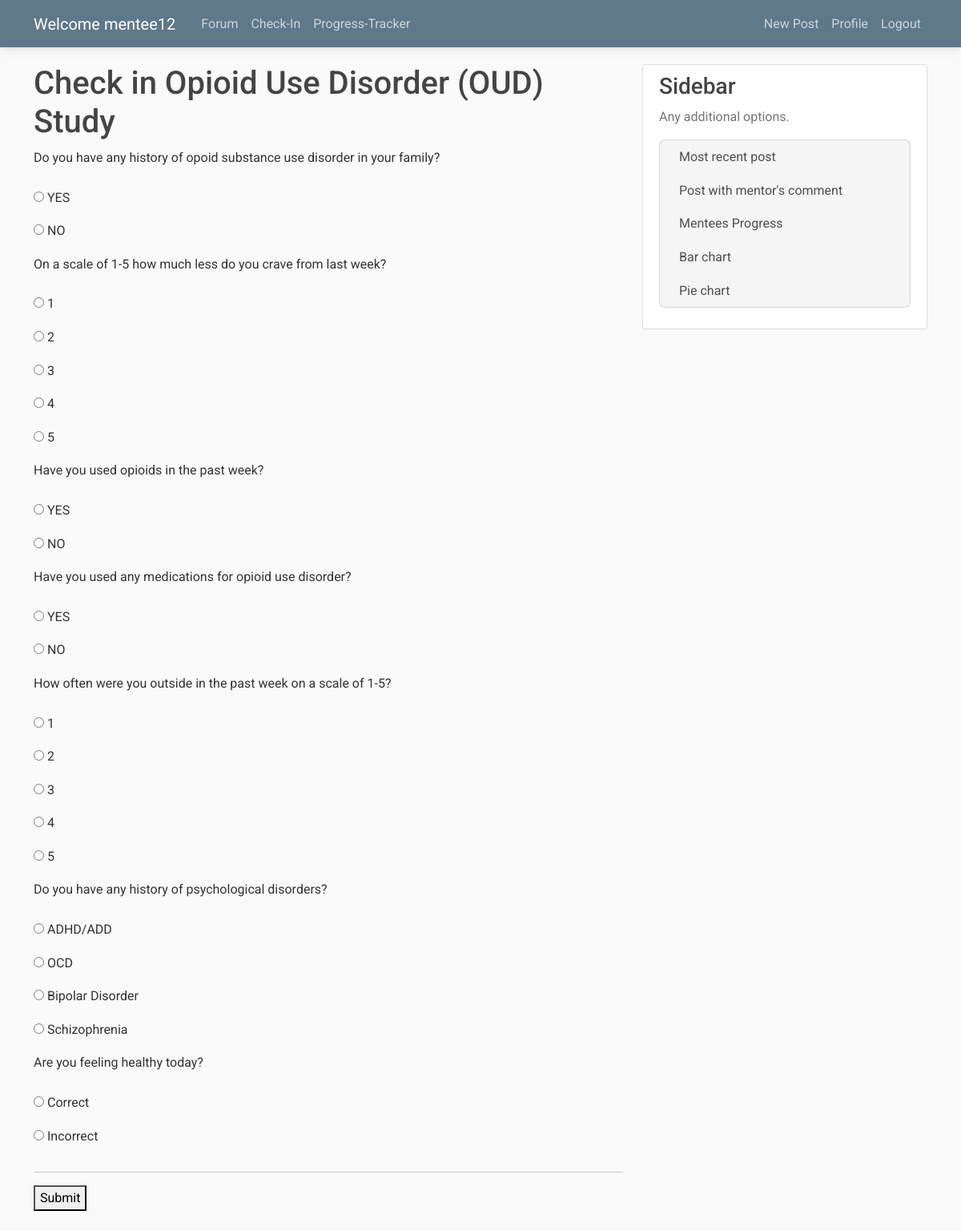
Before: /survey/ (signed in) with the older database file.
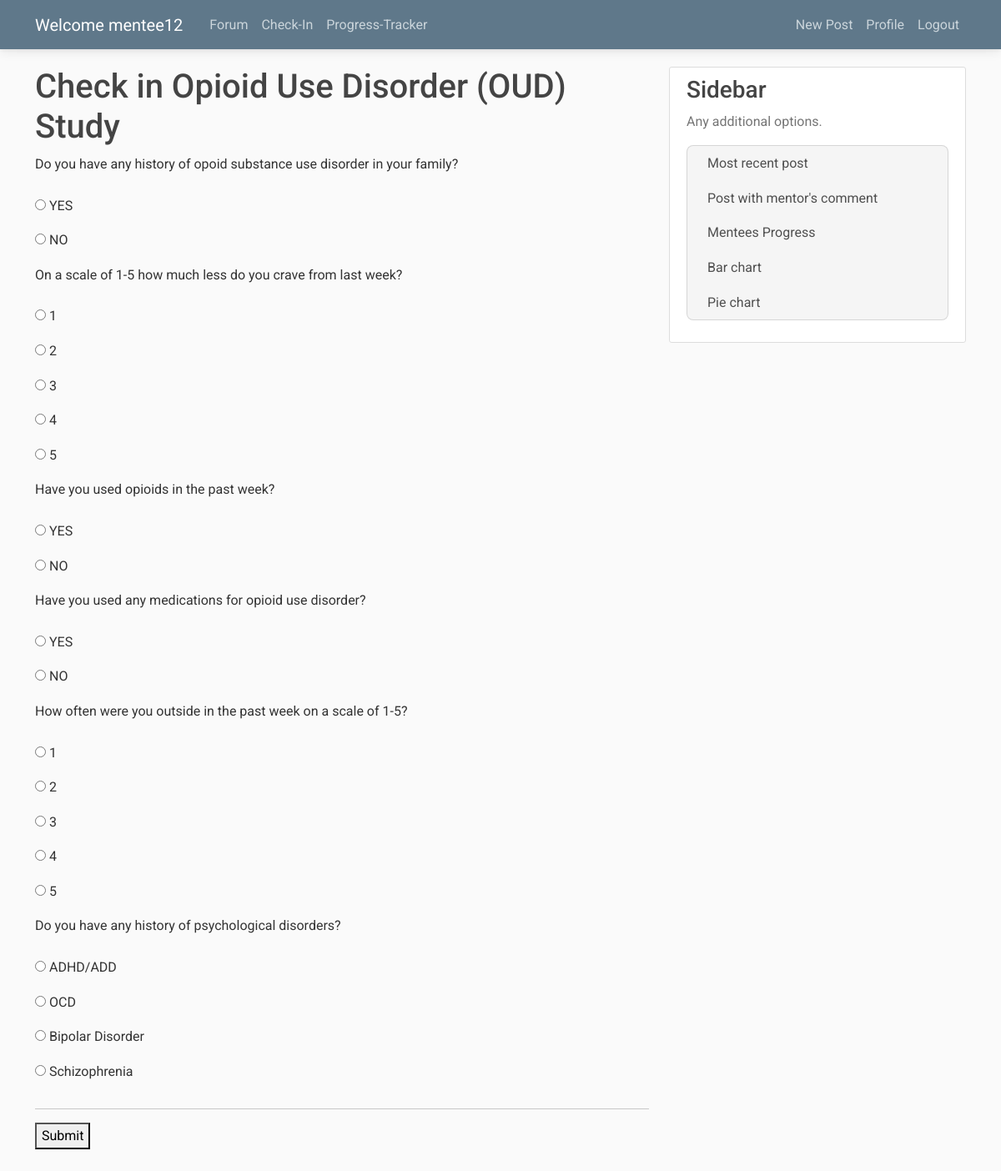
After: the same page with the newer database file.
### survey/models.py (models this page shows, shortened)
class Survey(models.Model):
    title = models.CharField(max_length=200)
    description = models.TextField()

class Question(models.Model):
    survey = models.ForeignKey(Survey, on_delete=models.CASCADE)
    question = models.CharField(max_length=300)
    options = models.ManyToManyField('Option')

### survey/views.py (the view)
# urls.py: path('', views.survey_home, name ='survey-home'),
@csrf_exempt
@login_required
def survey_home(request):
    survey = Survey.objects.all().first()
    if request.method == 'POST':
        form = SurveyForm(request.POST, survey_id=survey.id)
        if form.is_valid():
            user = request.user  # Get the current authenticated user
            for question in Question.objects.filter(survey_id=survey.id):
                selected_option = form.cleaned_data[f'question_{question.id}']
                selected_option_id = Option.objects.get(id=selected_option.id)
                response = Response.objects.create(
                    survey=survey,
                    user=user,
                    question=question,
                    selected_options=selected_option_id.option  # Store the option's text, not the Option object
                )
            return redirect('thank_you')  # Redirect to a thank-you page after successful submission
    else:
        form = SurveyForm(survey_id=survey.id)
    return render(request, 'survey/survey.html', {'survey': survey, 'form': form})

### survey/forms.py
class SurveyForm(forms.ModelForm):
    class Meta:
        model = Response
        fields = []
    def __init__(self, *args, **kwargs):
        survey_id = kwargs.pop('survey_id')
        super(SurveyForm, self).__init__(*args, **kwargs)
        questions = Question.objects.filter(survey_id=survey_id)
        for question in questions:
            self.fields[f'question_{question.id}'] = forms.ModelChoiceField(
                label=question.question,
                queryset=Option.objects.filter(question=question),
                widget=forms.RadioSelect
            )

### survey/models.py (called while the page is built)
    def __str__(self):
        return self.option

### survey/templates/survey/survey.html (shortened to what this page needs)
{% extends "feed/base.html" %}
{% block content %}
<h1>{{ survey.title }}</h1>
<form method="post">
    {% for field in form %}
        <p>{{ field.label_tag }}</p>
        {% for choice in field %}
            <label>
                {{ choice }}
            </label><br>
        {% endfor %}
    {% endfor %}
    <hr>
    <button type="submit">Submit</button>
    <br>
    <br>
</form>
{% endblock content %}

### feed/templates/feed/base.html (shortened to what this page needs)
{% load static %}
<!DOCTYPE html>
<html>
<head>
    <link rel="stylesheet" href="https://maxcdn.bootstrapcdn.com/bootstrap/4.0.0/css/bootstrap.min.css">
    <link
    href="https://cdnjs.cloudflare.com/ajax/libs/font-awesome/6.0.0/css/all.min.css"
    rel="stylesheet"
    />
<link href="https://cdnjs.cloudflare.com/ajax/libs/mdb-ui-kit/6.4.0/mdb.min.css" rel="stylesheet"/>
<link rel="stylesheet" type="text/css" href="{% static 'feed/main.css' %}">
</head>
<body>
    <header class="site-header">
      <nav class="navbar navbar-expand-md navbar-dark bg-steel fixed-top">
        <div class="container">
          <a class="navbar-brand mr-4" href="{% url 'feed-forum' %}">Welcome {{user.username}}</a>
          <div class="collapse navbar-collapse" id="navbarToggle">
            <div class="navbar-nav mr-auto">
              <a class="nav-item nav-link" href="{% url 'feed-forum' %}">Forum</a>
              <a class="nav-item nav-link" href="{% url 'survey-home' %}">Check-In</a>
              <a class="nav-item nav-link" href="{% url 'vizual-home' %}">Progress-Tracker</a>
            </div>
            <div class="navbar-nav">
              {% if user.is_authenticated %}
                <a class="nav-item nav-link" href="{% url 'post-create' %}">New Post</a>
                <a class="nav-item nav-link" href="{% url 'profile' %}">Profile</a>
                <a class="nav-item nav-link" href="{% url 'logout' %}">Logout</a>
              {% else %}
                <a class="nav-item nav-link" href="{% url 'login' %}">Login</a>
                <a class="nav-item nav-link" href="{% url 'register' %}">Register</a>
              {% endif %}
            </div>
          </div>
        </div>
      </nav>
    </header>
    <main role="main" class="container">
      <div class="row">
        <div class="col-md-8">
          {% block content %}{% endblock %}
        </div>
        <div class="col-md-4">
          <div class="content-section">
            <h3>Sidebar</h3>
            <p class='text-muted'>Any additional options.
              <ul class="list-group">
                <li class="list-group-item list-group-item-light">Most recent post</li>
                <li class="list-group-item list-group-item-light">Post with mentor's comment</li>
                <li class="list-group-item list-group-item-light">Mentees Progress</li>
                <li class="list-group-item list-group-item-light">Bar chart</li>
                <li class="list-group-item list-group-item-light">Pie chart</li>
              </ul>
            </p>
          </div>
        </div>
      </div>
    </main>
</body>
</html>

### feed/static/feed/main.css (style rules this page uses)
body { background: #fafafa; color: #333333; margin-top: 5rem; }
h1, h2, h3, h4, h5, h6 { color: #444444; }
ul { margin: 0; }
.bg-steel { background-color: #5f788a; }
.site-header .navbar-nav .nav-link { color: #cbd5db; }
.content-section { background: #ffffff; padding: 10px 20px; border: 1px solid #dddddd; border-radius: 3px; margin-bottom: 20px; }

Changed rows visible on the page:
removed Question: label_tag "Are you feeling healthy today?"
Other visible differences:
list line gone: "☐ Correct Correct ☐ Incorrect Incorrect"
